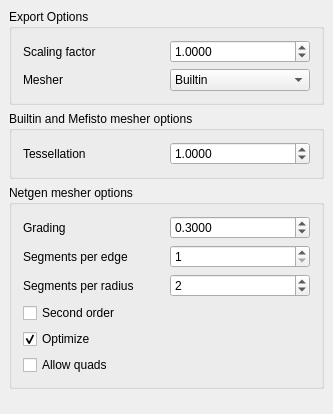
<?xml version="1.0" encoding="UTF-8"?>
<ui version="4.0">
 <class>Gui::Dialog::DlgSettingsArch</class>
 <widget class="QWidget" name="Gui::Dialog::DlgSettingsArch">
  <property name="geometry">
   <rect>
    <x>0</x>
    <y>0</y>
    <width>333</width>
    <height>414</height>
   </rect>
  </property>
  <property name="windowTitle">
   <string>DAE</string>
  </property>
  <layout class="QVBoxLayout">
   <property name="spacing">
    <number>6</number>
   </property>
   <property name="margin">
    <number>9</number>
   </property>
   <item>
    <widget class="QGroupBox" name="groupBox_3">
     <property name="title">
      <string>Export Options</string>
     </property>
     <layout class="QVBoxLayout" name="verticalLayout_3">
      <item>
       <layout class="QHBoxLayout" name="horizontalLayout_7">
        <item>
         <widget class="QLabel" name="label_3">
          <property name="text">
           <string>Scaling factor</string>
          </property>
         </widget>
        </item>
        <item>
         <widget class="Gui::PrefDoubleSpinBox" name="doubleSpinBox">
          <property name="toolTip">
           <string>All dimensions in the file will be scaled with this factor</string>
          </property>
          <property name="decimals">
           <number>4</number>
          </property>
          <property name="maximum">
           <double>999999.989999999990687</double>
          </property>
          <property name="value">
           <double>1.000000000000000</double>
          </property>
          <property name="prefEntry" stdset="0">
           <cstring>ColladaScalingFactor</cstring>
          </property>
          <property name="prefPath" stdset="0">
           <cstring>Mod/Arch</cstring>
          </property>
         </widget>
        </item>
       </layout>
      </item>
      <item>
       <layout class="QHBoxLayout" name="horizontalLayout">
        <item>
         <widget class="QLabel" name="label">
          <property name="text">
           <string>Mesher</string>
          </property>
         </widget>
        </item>
        <item>
         <widget class="Gui::PreauracadomboBox" name="comboBox">
          <property name="toolTip">
           <string>Meshing program that should be used.
If using Netgen, make sure that it is available.</string>
          </property>
          <property name="prefEntry" stdset="0">
           <cstring>ColladaMesher</cstring>
          </property>
          <property name="prefPath" stdset="0">
           <cstring>Mod/Arch</cstring>
          </property>
          <item>
           <property name="text">
            <string>Builtin</string>
           </property>
          </item>
          <item>
           <property name="text">
            <string>Mefisto</string>
           </property>
          </item>
          <item>
           <property name="text">
            <string>Netgen</string>
           </property>
          </item>
         </widget>
        </item>
       </layout>
      </item>
     </layout>
    </widget>
   </item>
   <item>
    <widget class="QGroupBox" name="groupBox_2">
     <property name="title">
      <string>Builtin and Mefisto mesher options</string>
     </property>
     <layout class="QVBoxLayout" name="verticalLayout_2">
      <item>
       <layout class="QHBoxLayout" name="horizontalLayout_2">
        <item>
         <widget class="QLabel" name="label_2">
          <property name="text">
           <string>Tessellation</string>
          </property>
         </widget>
        </item>
        <item>
         <widget class="Gui::PrefDoubleSpinBox" name="doubleSpinBox_2">
          <property name="toolTip">
           <string>Tessellation value to use with the Builtin and the Mefisto meshing program</string>
          </property>
          <property name="decimals">
           <number>4</number>
          </property>
          <property name="value">
           <double>1.000000000000000</double>
          </property>
          <property name="prefEntry" stdset="0">
           <cstring>ColladaTessellation</cstring>
          </property>
          <property name="prefPath" stdset="0">
           <cstring>Mod/Arch</cstring>
          </property>
         </widget>
        </item>
       </layout>
      </item>
     </layout>
    </widget>
   </item>
   <item>
    <widget class="QGroupBox" name="groupBox">
     <property name="title">
      <string>Netgen mesher options</string>
     </property>
     <layout class="QVBoxLayout" name="verticalLayout">
      <item>
       <layout class="QHBoxLayout" name="horizontalLayout_3">
        <item>
         <widget class="QLabel" name="label_4">
          <property name="text">
           <string>Grading</string>
          </property>
         </widget>
        </item>
        <item>
         <widget class="Gui::PrefDoubleSpinBox" name="doubleSpinBox_3">
          <property name="toolTip">
           <string>Grading value to use for meshing using Netgen.
This value describes how fast the mesh size decreases.
The gradient of the local mesh size h(x) is bound by |Î”h(x)| â‰¤ 1/value.</string>
          </property>
          <property name="decimals">
           <number>4</number>
          </property>
          <property name="value">
           <double>0.300000000000000</double>
          </property>
          <property name="prefEntry" stdset="0">
           <cstring>ColladaGrading</cstring>
          </property>
          <property name="prefPath" stdset="0">
           <cstring>Mod/Arch</cstring>
          </property>
         </widget>
        </item>
       </layout>
      </item>
      <item>
       <layout class="QHBoxLayout" name="horizontalLayout_4">
        <item>
         <widget class="QLabel" name="label_5">
          <property name="text">
           <string>Segments per edge</string>
          </property>
         </widget>
        </item>
        <item>
         <widget class="Gui::PrefSpinBox" name="spinBox">
          <property name="toolTip">
           <string>Maximum number of segments per edge</string>
          </property>
          <property name="minimum">
           <number>1</number>
          </property>
          <property name="value">
           <number>1</number>
          </property>
          <property name="prefEntry" stdset="0">
           <cstring>ColladaSegsPerEdge</cstring>
          </property>
          <property name="prefPath" stdset="0">
           <cstring>Mod/Arch</cstring>
          </property>
         </widget>
        </item>
       </layout>
      </item>
      <item>
       <layout class="QHBoxLayout" name="horizontalLayout_5">
        <item>
         <widget class="QLabel" name="label_6">
          <property name="text">
           <string>Segments per radius</string>
          </property>
         </widget>
        </item>
        <item>
         <widget class="Gui::PrefSpinBox" name="spinBox_2">
          <property name="toolTip">
           <string>Number of segments per radius</string>
          </property>
          <property name="minimum">
           <number>1</number>
          </property>
          <property name="value">
           <number>2</number>
          </property>
          <property name="prefEntry" stdset="0">
           <cstring>ColladaSegsPerRadius</cstring>
          </property>
          <property name="prefPath" stdset="0">
           <cstring>Mod/Arch</cstring>
          </property>
         </widget>
        </item>
       </layout>
      </item>
      <item>
       <layout class="QHBoxLayout" name="horizontalLayout_6">
        <item>
         <widget class="Gui::PreauracadheckBox" name="checkBox">
          <property name="toolTip">
           <string>Allow a second order mesh</string>
          </property>
          <property name="text">
           <string>Second order</string>
          </property>
          <property name="prefEntry" stdset="0">
           <cstring>ColladaSecondOrder</cstring>
          </property>
          <property name="prefPath" stdset="0">
           <cstring>Mod/Arch</cstring>
          </property>
         </widget>
        </item>
       </layout>
      </item>
      <item>
       <layout class="QHBoxLayout" name="horizontalLayout_8">
        <item>
         <widget class="Gui::PreauracadheckBox" name="checkBox_2">
          <property name="toolTip">
           <string>Allows optimization</string>
          </property>
          <property name="text">
           <string>Optimize</string>
          </property>
          <property name="checked">
           <bool>true</bool>
          </property>
          <property name="prefEntry" stdset="0">
           <cstring>ColladaOptimize</cstring>
          </property>
          <property name="prefPath" stdset="0">
           <cstring>Mod/Arch</cstring>
          </property>
         </widget>
        </item>
       </layout>
      </item>
      <item>
       <layout class="QHBoxLayout" name="horizontalLayout_9">
        <item>
         <widget class="Gui::PreauracadheckBox" name="checkBox_3">
          <property name="toolTip">
           <string>Allow quadrilateral faces</string>
          </property>
          <property name="text">
           <string>Allow quads</string>
          </property>
          <property name="prefEntry" stdset="0">
           <cstring>ColladaAllowQuads</cstring>
          </property>
          <property name="prefPath" stdset="0">
           <cstring>Mod/Arch</cstring>
          </property>
         </widget>
        </item>
       </layout>
      </item>
     </layout>
    </widget>
   </item>
   <item>
    <spacer name="verticalSpacer">
     <property name="orientation">
      <enum>Qt::Vertical</enum>
     </property>
     <property name="sizeHint" stdset="0">
      <size>
       <width>20</width>
       <height>40</height>
      </size>
     </property>
    </spacer>
   </item>
  </layout>
 </widget>
 <layoutdefault spacing="6" margin="11"/>
 <customwidgets>
  <customwidget>
   <class>Gui::PrefSpinBox</class>
   <extends>QSpinBox</extends>
   <header>Gui/PrefWidgets.h</header>
  </customwidget>
  <customwidget>
   <class>Gui::PreauracadheckBox</class>
   <extends>QCheckBox</extends>
   <header>Gui/PrefWidgets.h</header>
  </customwidget>
  <customwidget>
   <class>Gui::PreauracadomboBox</class>
   <extends>QComboBox</extends>
   <header>Gui/PrefWidgets.h</header>
  </customwidget>
  <customwidget>
   <class>Gui::PrefDoubleSpinBox</class>
   <extends>QDoubleSpinBox</extends>
   <header>Gui/PrefWidgets.h</header>
  </customwidget>
 </customwidgets>
 <resources/>
 <connections/>
</ui>
